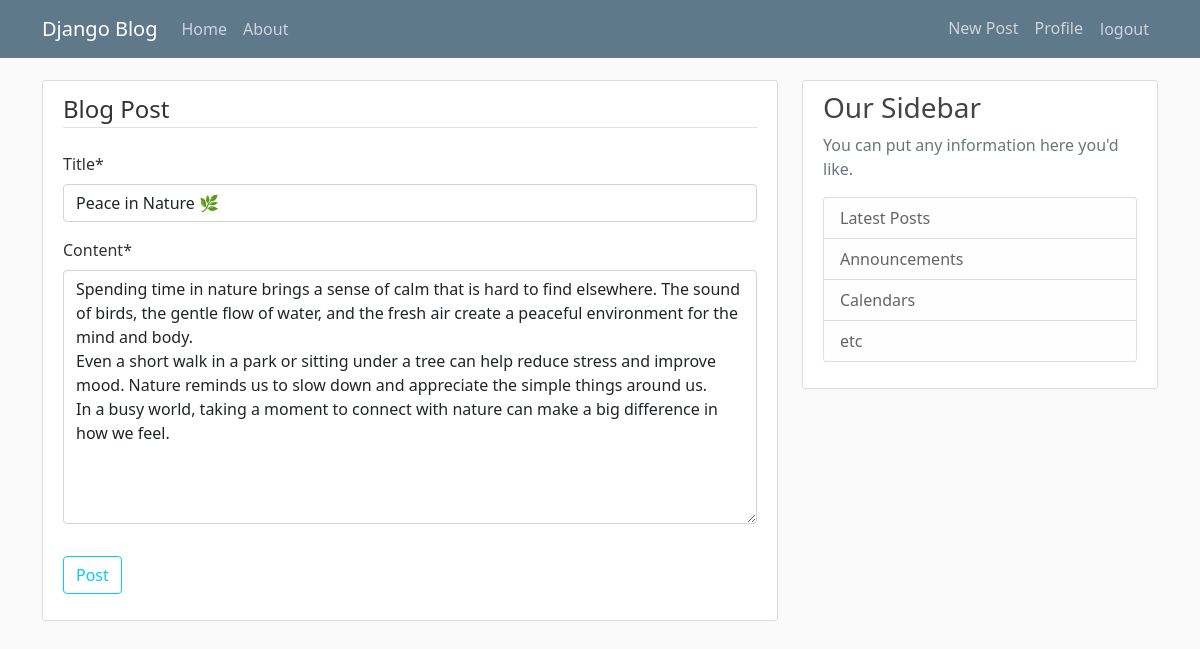
Screenshot of /post/3/update/ (signed in) with the database file from the repository.
### myapp/models.py (models this page shows, shortened)
class Post(models.Model):
    title = models.CharField(max_length=200)
    content = models.TextField()
    author = models.ForeignKey(User, on_delete=models.CASCADE)
    created_at = models.DateTimeField(auto_now_add=True)

### myapp/views.py (the view, shortened to what this page needs)
# urls.py: path('post/<int:pk>/update/', PostUpdateView.as_view(), name='post-update'),
class PostUpdateView(LoginRequiredMixin, UserPassesTestMixin, UpdateView):
    model = Post
    fields = ['title' ,'content']
    template_name = 'blog/post_form.html'
    def test_func(self):
        post = self.get_object()
        if self.request.user == post.author:
            return True
        return False

### myapp/templates/blog/post_form.html (shortened to what this page needs)
{% extends 'blog/base.html' %}
{% load crispy_forms_tags %}
{% block content %}
<div class="content-section">
    <form method="post">
        <fieldset class="form-group">
            <legend class="border-bottom mb-4">Blog Post</legend>
            {{ form|crispy }}
        </fieldset>
        <div class="form-group pt-3 pb-3">
            <button type="submit" class="btn btn-outline-info">Post</button>
        </div>
    </form>
</div>
{% endblock content %}

### myapp/static/blog/main.css (style rules this page uses)
body { background: #fafafa; color: #333333; margin-top: 5rem; }
.content-section { background: #ffffff; padding: 10px 20px; border: 1px solid #dddddd; border-radius: 3px; margin-bottom: 20px; }

### rows the page displays
Post: title "Peace in Nature 🌿", content "Spending time in nature brings a sense of calm that is hard to find elsewhere. The sound of birds, the gentle flow of water, and the fresh air create a peaceful environment for the mind and body. Even a short walk in a park or sitting under a tree can help reduce stress and improve mood. Nature reminds us to slow down and appreciate the simple things around us. In a busy world, taking a moment to connect with nature can make a big difference in how we feel."
